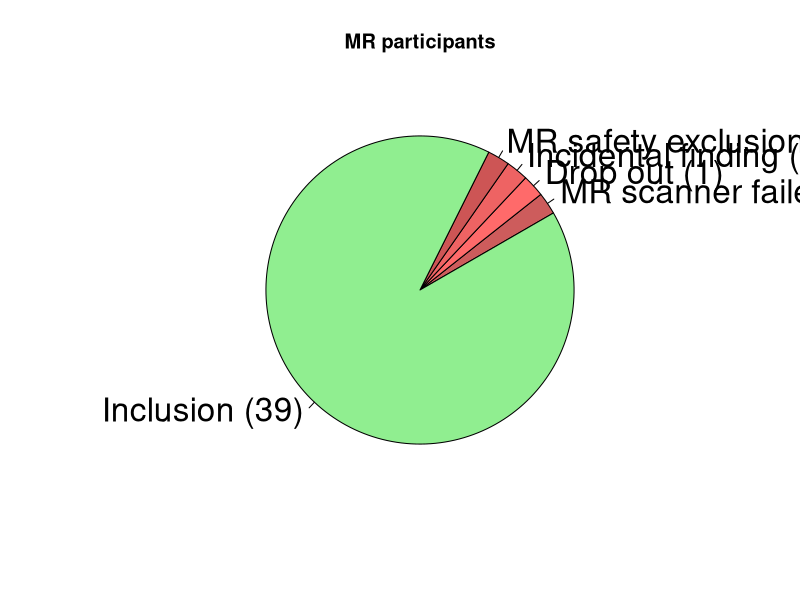

This chart was generated by the following R code:
# Simple Pie Chart
slices <- c(1, 1,1, 1,39)
mycolors <- c("indianred","indianred1","indianred2","indianred3","lightgreen")
lbls <- c("MR scanner failed", "Drop out", "Incidental finding", "MR safety exclusion", "Inclusion")
newlbls <- paste(lbls, " (", slices, ")", sep="")
#plot
pie(slices, labels = newlbls, main="MR participants", init.angle = 30, col =mycolors,
    cex=2)
